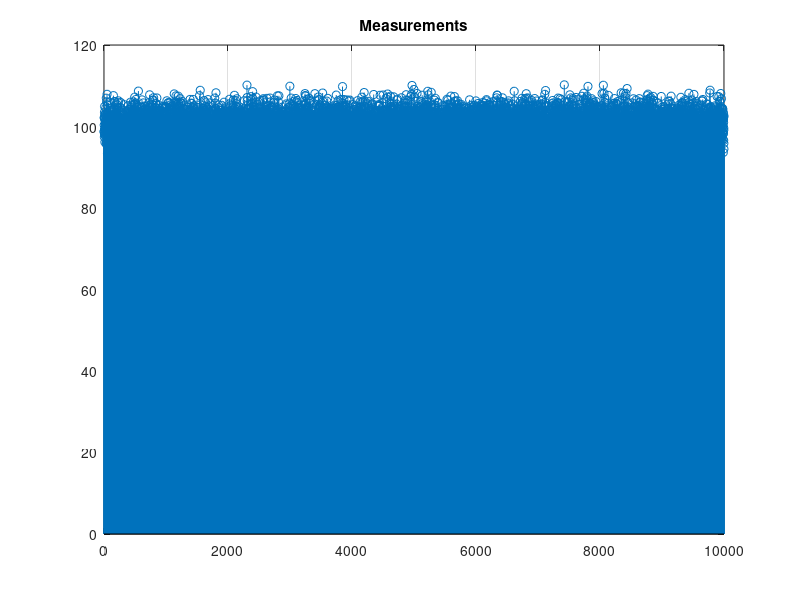
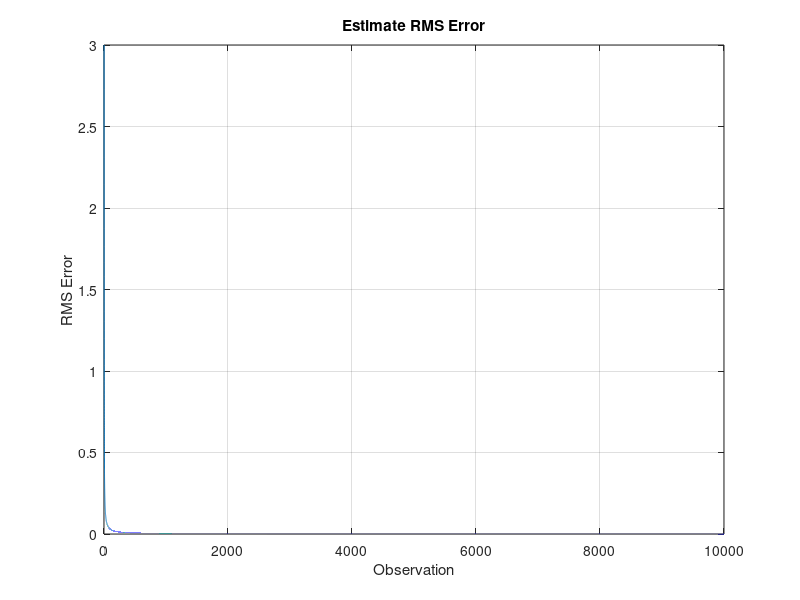
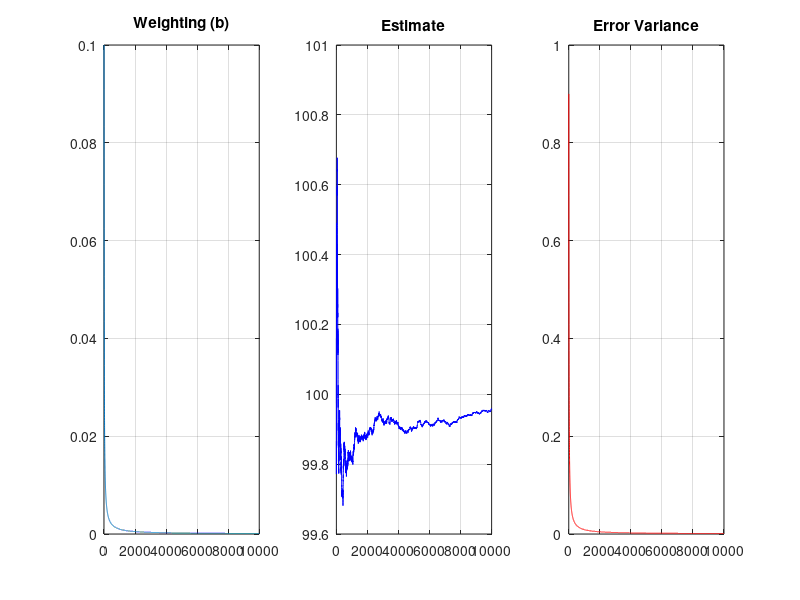

Here is the MATLAB script that generated these plots, in order:


%% Environment

close all; clear; clc;
set(0, 'DefaultFigureWindowStyle', 'docked');
rng(0);



%% Entities

NUMBER_OF_MEASUREMENTS = 1e4;

nominal_resistance = 100; resistors_rms_error = 1;
    resistors = nominal_resistance + randn(NUMBER_OF_MEASUREMENTS, 1)*resistors_rms_error;

measurements_rms_error = 3;
    measurements = nominal_resistance + randn(NUMBER_OF_MEASUREMENTS, 1)*measurements_rms_error;
        figure; stem(measurements); title('Measurements'); grid on; shg;


%% Least Squares Estimation

leastSquares_RMS_error = measurements_rms_error ./ (1:1e-1:NUMBER_OF_MEASUREMENTS);
    h = figure; ...
        plot(1:1e-1:NUMBER_OF_MEASUREMENTS, leastSquares_RMS_error);
            ylabel('RMS Error'); xlabel('Observation'); title('Estimate RMS Error');
            xlim([0 NUMBER_OF_MEASUREMENTS]); grid on; shg;
            
            
            
%% Maximum Likelihood Estimation

OHM_METER_SCALE_FACTOR = 1;

b = zeros(NUMBER_OF_MEASUREMENTS, 1);
    b(1) = (OHM_METER_SCALE_FACTOR * resistors_rms_error^2 ) / (OHM_METER_SCALE_FACTOR^2 * resistors_rms_error^2 + measurements_rms_error^2);
    
estimates = nan(NUMBER_OF_MEASUREMENTS, 1); errorVariance = nan(NUMBER_OF_MEASUREMENTS, 1);

estimates(1) = nominal_resistance + b(1)*(measurements(1) - nominal_resistance);
errorVariance(1) = (1 - b(1)*OHM_METER_SCALE_FACTOR)*resistors_rms_error^2;

for estimateIndex = 2:1:NUMBER_OF_MEASUREMENTS
        
    b(estimateIndex) = (OHM_METER_SCALE_FACTOR * errorVariance(estimateIndex - 1)) / (OHM_METER_SCALE_FACTOR^2 * errorVariance(estimateIndex - 1) + measurements_rms_error^2);
    
    estimates(estimateIndex) = estimates(estimateIndex - 1) + b(estimateIndex)*(measurements(estimateIndex) - OHM_METER_SCALE_FACTOR*estimates(estimateIndex - 1));
    
    errorVariance(estimateIndex) = (1 - b(estimateIndex)*OHM_METER_SCALE_FACTOR)*errorVariance(estimateIndex - 1);
    
end
    
figure; ...
    subplot(1,3,1); plot(b); grid on; title('Weighting (b)');
    subplot(1,3,2); plot(estimates, 'b'); grid on; title('Estimate');
    subplot(1,3,3); plot(errorVariance, 'r'); grid on; title('Error Variance');
    
    
    